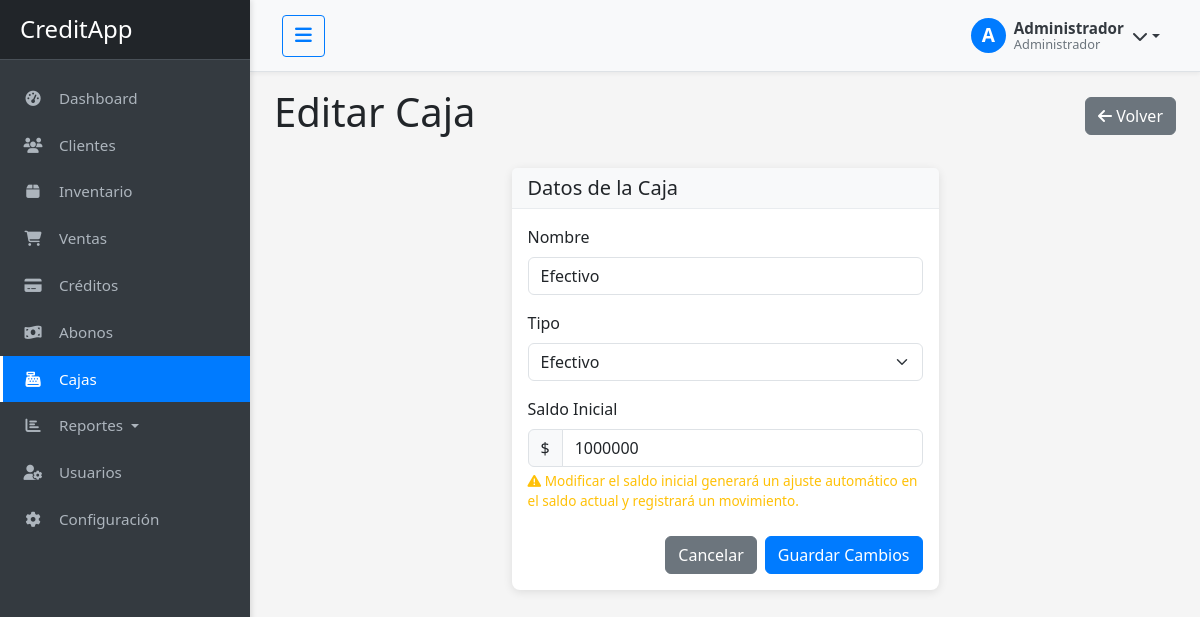
The app's page /cajas/1/editar (signed in) with its own data.
### app/models.py (models this page shows, shortened)
class Usuario(db.Model, UserMixin):
    __tablename__ = 'usuarios'
    id = db.Column(db.Integer, primary_key=True)
    nombre = db.Column(db.String(100), nullable=False)
    email = db.Column(db.String(100), unique=True, nullable=False)
    password = db.Column(db.String(200), nullable=False)
    rol = db.Column(db.String(20), nullable=False, default='usuario')
    fecha_registro = db.Column(db.DateTime, default=datetime.utcnow)
    activo = db.Column(db.Boolean, default=True)
    def is_admin(self):
        return self.rol == 'administrador'
    def is_vendedor(self):
        return self.rol == 'vendedor'
    def is_cobrador(self):
        return self.rol == 'cobrador'

class Caja(db.Model):
    __tablename__ = 'cajas'
    id = db.Column(db.Integer, primary_key=True)
    nombre = db.Column(db.String(100), nullable=False)
    tipo = db.Column(db.String(50), nullable=False)
    saldo_inicial = db.Column(db.Integer, nullable=False, default=0)
    saldo_actual = db.Column(db.Integer, nullable=False, default=0)
    fecha_apertura = db.Column(db.DateTime, default=datetime.utcnow)
    movimientos = db.relationship('MovimientoCaja', back_populates='caja',
                                 foreign_keys='MovimientoCaja.caja_id',
                                 lazy=True, cascade='all, delete-orphan')

### app/controllers/cajas.py (the view, shortened to what this page needs)
@cajas_bp.route('/<int:id>/editar', methods=['GET', 'POST'])
@login_required
@admin_required  # Restringe a administradores
def editar(id):
    caja = Caja.query.get_or_404(id)
    form = CajaForm(obj=caja)
    return render_template('cajas/editar.html', form=form, caja=caja)

### app/forms.py
class CajaForm(FlaskForm):
    nombre = StringField('Nombre', validators=[DataRequired(), Length(max=100)])
    tipo = SelectField('Tipo', choices=[
        ('efectivo', 'Efectivo'),
        ('nequi', 'Nequi'),
        ('daviplata', 'Daviplata'),
        ('transferencia', 'Transferencia Bancaria')
    ], validators=[DataRequired()])
    saldo_inicial = FloatField('Saldo Inicial',
        validators=[
            InputRequired(message="Este campo es obligatorio"),  # Cambiado de DataRequired a InputRequired
            NumberRange(min=0, message="El saldo inicial debe ser mayor o igual a 0")
        ])
    submit = SubmitField('Crear Caja')

### app/models.py (called while the page is built)
@login_manager.user_loader
def load_user(user_id):
    return Usuario.query.get(int(user_id))

### app/templates/cajas/editar.html (shortened to what this page needs)
{% extends "base.html" %}
{% block content %}
<div class="container-fluid">
    <div class="d-flex justify-content-between align-items-center mb-4">
        <h1>Editar Caja</h1>
        <div>
            <a href="{{ url_for('cajas.index') }}" class="btn btn-secondary">
                <i class="fas fa-arrow-left"></i> Volver
            </a>
        </div>
    </div>
    <div class="row">
        <div class="col-md-6 mx-auto">
            <div class="card">
                <div class="card-header">
                    <h5 class="mb-0">Datos de la Caja</h5>
                </div>
                <div class="card-body">
                    <form method="POST">
                        <div class="mb-3">
                            {{ form.nombre.label(class="form-label") }}
                            {% if form.nombre.errors %}
                                {{ form.nombre(class="form-control is-invalid") }}
                                <div class="invalid-feedback">
                                    {% for error in form.nombre.errors %}
                                        {{ error }}
                                    {% endfor %}
                                </div>
                            {% else %}
                                {{ form.nombre(class="form-control") }}
                            {% endif %}
                        </div>
                        <div class="mb-3">
                            {{ form.tipo.label(class="form-label") }}
                            {% if form.tipo.errors %}
                                {{ form.tipo(class="form-select is-invalid") }}
                                <div class="invalid-feedback">
                                    {% for error in form.tipo.errors %}
                                        {{ error }}
                                    {% endfor %}
                                </div>
                            {% else %}
                                {{ form.tipo(class="form-select") }}
                            {% endif %}
                        </div>
                        <div class="mb-3">
                            {{ form.saldo_inicial.label(class="form-label") }}
                            <div class="input-group">
                                <span class="input-group-text">$</span>
                                {% if form.saldo_inicial.errors %}
                                    {{ form.saldo_inicial(class="form-control is-invalid") }}
                                    <div class="invalid-feedback">
                                        {% for error in form.saldo_inicial.errors %}
                                            {{ error }}
                                        {% endfor %}
                                    </div>
                                {% else %}
                                    {{ form.saldo_inicial(class="form-control") }}
                                {% endif %}
                            </div>
                            <div class="form-text text-warning">
                                <i class="fas fa-exclamation-triangle"></i> Modificar el saldo inicial generará un ajuste automático en el saldo actual y registrará un movimiento.
                            </div>
                        </div>
                        <div class="d-flex justify-content-end mt-4">
                            <a href="{{ url_for('cajas.index') }}" class="btn btn-secondary me-2">Cancelar</a>
                            {{ form.submit(class="btn btn-primary", value="Guardar Cambios") }}
                        </div>
                    </form>
                </div>
            </div>
        </div>
    </div>
</div>
{% endblock %}

### app/templates/base.html (shortened to what this page needs)
<!DOCTYPE html>
<html lang="es">
<head>
    <link href="https://cdn.jsdelivr.net/npm/bootstrap@5.3.2/dist/css/bootstrap.min.css" rel="stylesheet">
    <link rel="stylesheet" href="https://cdnjs.cloudflare.com/ajax/libs/font-awesome/6.4.2/css/all.min.css">
    <link rel="stylesheet" href="{{ url_for('static', filename='css/style.css') }}">
</head>
<body>
    <div class="wrapper">
        <nav id="sidebar" class="sidebar">
            <div class="sidebar-header">
                <h3>CreditApp</h3>
            </div>
            <ul class="list-unstyled components">
                <li {% if request.endpoint == 'dashboard.index' %}class="active"{% endif %}>
                    <a href="{{ url_for('dashboard.index') }}">
                        <i class="fas fa-tachometer-alt"></i>
                        Dashboard
                    </a>
                </li>
                <li {% if request.endpoint and 'clientes' in request.endpoint %}class="active"{% endif %}>
                    <a href="{{ url_for('clientes.index') }}">
                        <i class="fas fa-users"></i>
                        Clientes
                    </a>
                </li>
                {% if current_user.is_vendedor() or current_user.is_admin() %}
                <li {% if request.endpoint and 'productos' in request.endpoint %}class="active"{% endif %}>
                    <a href="{{ url_for('productos.index') }}">
                        <i class="fas fa-box"></i>
                        Inventario
                    </a>
                </li>
                <li {% if request.endpoint and 'ventas' in request.endpoint %}class="active"{% endif %}>
                    <a href="{{ url_for('ventas.index') }}">
                        <i class="fas fa-shopping-cart"></i>
                        Ventas
                    </a>
                </li>
                {% endif %}
                <li {% if request.endpoint and 'creditos' in request.endpoint %}class="active"{% endif %}>
                    <a href="{{ url_for('creditos.index') }}">
                        <i class="fas fa-credit-card"></i>
                        Créditos
                    </a>
                </li>
                {% if current_user.is_cobrador() or current_user.is_admin() %}
                <li {% if request.endpoint and 'abonos' in request.endpoint %}class="active"{% endif %}>
                    <a href="{{ url_for('abonos.index') }}">
                        <i class="fas fa-money-bill-wave"></i>
                        Abonos
                    </a>
                </li>
                {% endif %}
                {% if current_user.is_admin() %}
                <li {% if request.endpoint and 'cajas' in request.endpoint %}class="active"{% endif %}>
                    <a href="{{ url_for('cajas.index') }}">
                        <i class="fas fa-cash-register"></i>
                        Cajas
                    </a>
                </li>
                <li class="nav-item dropdown {% if request.endpoint and 'reportes' in request.endpoint %}active{% endif %}">
                    <a href="#reportesSubmenu" data-bs-toggle="collapse" aria-expanded="false" class="dropdown-toggle">
                        <i class="fas fa-chart-bar"></i>
                        Reportes
                    </a>
                </li>
                <li {% if request.endpoint and 'usuarios' in request.endpoint %}class="active"{% endif %}>
                    <a href="{{ url_for('usuarios.index') }}">
                        <i class="fas fa-user-cog"></i>
                        Usuarios
                    </a>
                </li>
                <li {% if request.endpoint and 'config' in request.endpoint %}class="active"{% endif %}>
                    <a href="{{ url_for('config.editar') }}">
                        <i class="fas fa-cog"></i>
                        Configuración
                    </a>
                </li>
                {% endif %}
            </ul>
        </nav>
        <div id="content">
            <nav class="navbar navbar-expand-lg navbar-light bg-light">
                <div class="container-fluid">
                    <button type="button" id="sidebarCollapseDesktop" class="btn btn-outline-primary d-none d-md-block">
                        <i class="fas fa-bars"></i>
                    </button>
                    <div class="ms-auto">
                        <div class="dropdown user-profile-dropdown">
                            <a href="#" class="dropdown-toggle user-profile-link" id="dropdownUser" data-bs-toggle="dropdown" aria-expanded="false">
                                <div class="d-flex align-items-center">
                                    <div class="avatar-circle">
                                        <span class="initials">{{ current_user.nombre[0]|upper }}</span>
                                    </div>
                                    <div class="user-info ms-2 d-none d-md-block">
                                        <div class="user-name">{{ current_user.nombre }}</div>
                                        <div class="user-role">
                                            {% if current_user.rol == 'administrador' %}
                                                Administrador
                                            {% elif current_user.rol == 'vendedor' %}
                                                Vendedor
                                            {% elif current_user.rol == 'cobrador' %}
                                                Cobrador
                                            {% endif %}
                                        </div>
                                    </div>
                                    <i class="fas fa-chevron-down ms-2"></i>
                                </div>
                            </a>
                        </div>
                    </div>
                </div>
            </nav>
            <div class="container-fluid mt-3">
                {% block content %}{% endblock %}
            </div>
        </div>
    </div>
</body>
</html>

### app/static/css/style.css (style rules this page uses)
:root { --primary-color: #007bff; --secondary-color: #6c757d; --success-color: #28a745; --danger-color: #dc3545; --warning-color: #ffc107; --info-color: #17a2b8; --light-color: #f8f9fa; --dark-color: #343a40; --sidebar-width: 250px; --sidebar-width-collapsed: 70px; --header-height: 60px; --transition-speed: 0.3s; }
body { font-family: 'Segoe UI', Tahoma, Geneva, Verdana, sans-serif; background-color: #f5f5f5; min-height: 100vh; display: flex; flex-direction: column; position: relative; overflow-x: hidden; }
.wrapper { display: flex; align-items: stretch; flex-grow: 1; }
.sidebar { min-width: var(--sidebar-width); max-width: var(--sidebar-width); background: #343a40; color: #fff; transition: all var(--transition-speed) ease; height: 100vh; position: fixed; top: 0; left: 0; z-index: 1050; overflow-y: auto; box-shadow: 2px 0 5px rgba(0,0,0,0.1); }
.sidebar .sidebar-header { padding: 15px 20px; background: #212529; display: flex; align-items: center; justify-content: space-between; border-bottom: 1px solid #495057; }
.sidebar .sidebar-header h3 { color: #fff; margin-bottom: 0; font-size: 1.5rem; white-space: nowrap; overflow: hidden; text-overflow: ellipsis; }
.sidebar ul.components { padding: 15px 0; }
.sidebar ul li a { padding: 12px 20px; font-size: 0.95em; display: block; color: #adb5bd; text-decoration: none; transition: all var(--transition-speed) ease; border-left: 3px solid transparent; white-space: nowrap; overflow: hidden; text-overflow: ellipsis; }
.sidebar ul li.active > a { color: #fff; background: var(--primary-color); border-left-color: #fff; }
.sidebar ul li a i { margin-right: 12px; width: 20px; text-align: center; transition: all var(--transition-speed) ease; }
#content { width: calc(100% - var(--sidebar-width)); margin-left: var(--sidebar-width); padding: 0; min-height: 100vh; transition: all var(--transition-speed) ease; flex-grow: 1; display: flex; flex-direction: column; position: relative; }
#content > .navbar { padding: 10px 20px; background-color: #fff; border-bottom: 1px solid #dee2e6; box-shadow: 0 2px 4px rgba(0,0,0,0.05); min-height: var(--header-height); display: flex; align-items: center; position: sticky; top: 0; z-index: 1030; }
#sidebarCollapseContent, #sidebarCollapseDesktop { background: var(--primary-color); border: none; color: white; padding: 8px 12px; border-radius: 4px; cursor: pointer; transition: all var(--transition-speed) ease; }
#sidebarCollapseContent i, #sidebarCollapseDesktop i { font-size: 1.2rem; }
#sidebarCollapseDesktop { background: transparent; color: var(--primary-color); border: 1px solid var(--primary-color); }
.user-profile-dropdown { position: relative; }
.user-profile-link { text-decoration: none; color: var(--dark-color); display: flex; align-items: center; padding: 0.5rem; border-radius: 0.25rem; transition: all 0.2s ease; }
.avatar-circle { width: 35px; height: 35px; background-color: var(--primary-color); border-radius: 50%; display: flex; justify-content: center; align-items: center; color: white; font-weight: bold; }
.initials { font-size: 1.2rem; }
.user-info { line-height: 1.2; }
.user-name { font-weight: 600; font-size: 0.95rem; }
.user-role { font-size: 0.8rem; color: var(--secondary-color); }
.card { margin-bottom: 20px; border: none; border-radius: 8px; box-shadow: 0 2px 10px rgba(0, 0, 0, 0.1); transition: transform 0.2s ease; }
.card-header { font-weight: 600; background-color: #f8f9fa; border-bottom: 1px solid #e9ecef; }
.btn-primary { background-color: var(--primary-color); border-color: var(--primary-color); }
.form-text { font-size: 0.85rem; }
.container-fluid { width: 100%; max-width: 100%; box-sizing: border-box; }
.row { width: 100%; margin-left: 0; margin-right: 0; }

### records on screen
Usuario: nombre "A", nombre "Administrador"
Caja: nombre "Efectivo", tipo "Efectivo", saldo_inicial "1000000"
